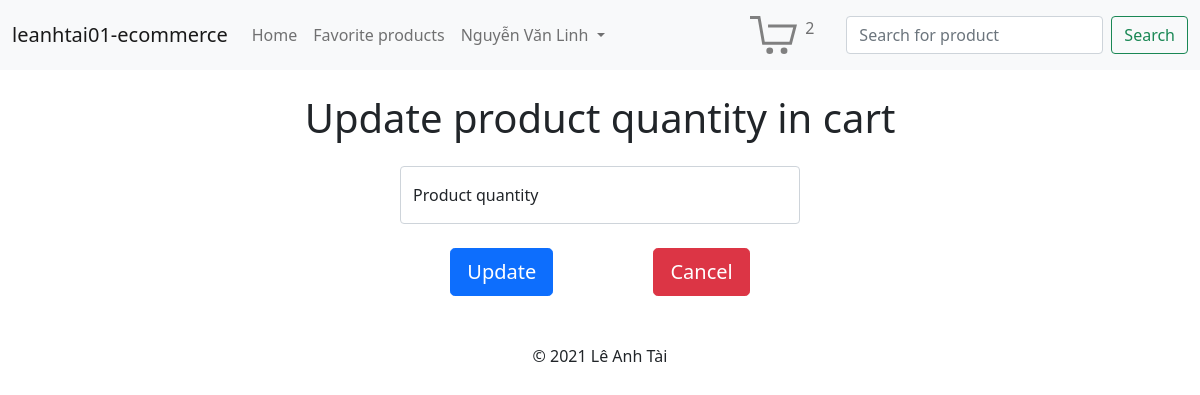
Page /cart/update_cart.php?account_id=3&product_id=4 (signed in) on the earlier database version.
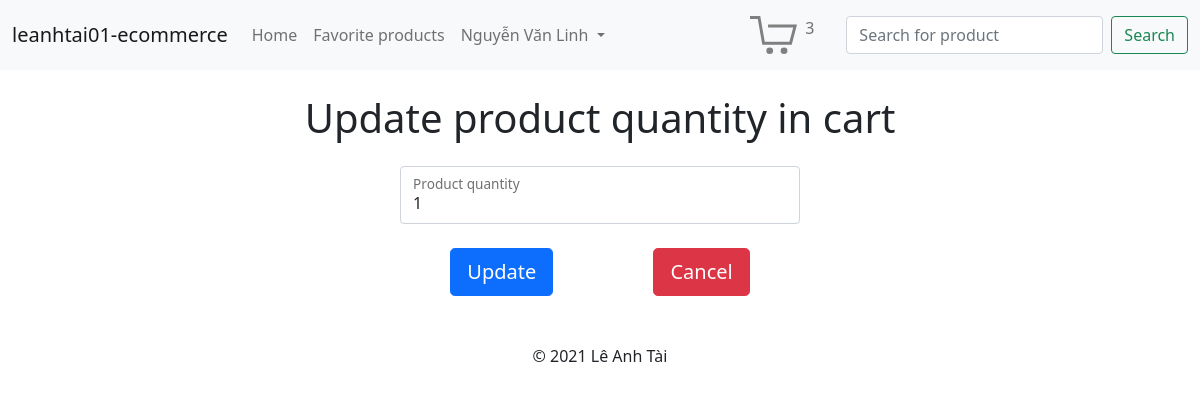
Same page on the later database version.
### tables this page shows
CREATE TABLE carts (
  account_id INT NOT NULL,
  product_id INT NOT NULL,
  quantity INT NOT NULL,
  CONSTRAINT pk_carts PRIMARY KEY (account_id, product_id)
);

### conf/init.conf.php (called while the page is built, shortened)
<?php
$host_url = getenv("HOST_URL");

### db_access/cart.php (called while the page is built, shortened)
<?php
require_once(dirname(__DIR__) . "/conf/db.conf.php");
function get_product_quantity_in_cart($account_id, $product_id)
{
  global $pdo;
  $sql = "SELECT quantity FROM carts "
    . "WHERE account_id = :account_id AND product_id = :product_id;";
  $stmt = $pdo->prepare($sql);
  $stmt->execute([
    "account_id" => $account_id,
    "product_id" => $product_id
  ]);
  $result = $stmt->fetch(PDO::FETCH_ASSOC);
  return $result ? $result["quantity"] : false;
}

### web/cart/update_cart.php (the view, shortened to what this page needs)
<?php
require_once(dirname(dirname(__DIR__)) . "/conf/init.conf.php");
require_once(dirname(dirname(__DIR__)) . "/db_access/cart.php");
$page = "update_cart";
$account_id = $_GET["account_id"];
$product_id = $_GET["product_id"];
?>
<?php include_once(dirname(dirname(__DIR__)) . "/template/header.php") ?>
<h1 class="text-center mt-4">Update product quantity in cart</h1>
<div class="text-center login-form">
  <form action="" method="post">
    <div class="form-floating mb-3 mt-4">
      <input type="number" class="form-control" name="quantity" id="quantity" placeholder="Product quantity" required autofocus value="<?php echo get_product_quantity_in_cart($account_id, $product_id); ?>">
      <label for="quantity">Product quantity</label>
    </div>
    <div class="col-md-12 mt-4">
      <button class="btn btn-primary btn-lg me-5" name="update_btn" type="submit">Update</button>
      <a class="btn btn-danger btn-lg ms-5" href="<?php echo $host_url; ?>/cart/cart.php">Cancel</a>
    </div>
  </form>
</div>
<?php include_once(dirname(dirname(__DIR__)) . "/template/footer.php") ?>

### template/header.php (shortened to what this page needs)
<!doctype html>
<html lang="en">
<head>
  <link href="<?php echo $host_url; ?>/css/login.css" rel="stylesheet" />
  <link href="<?php echo $host_url; ?>/css/register.css" rel="stylesheet" />
  <link href="<?php echo $host_url; ?>/css/index.css" rel="stylesheet" />
  <link href="https://cdn.jsdelivr.net/npm/bootstrap@5.1.3/dist/css/bootstrap.min.css" rel="stylesheet">
  <link rel="stylesheet" href="https://cdn.jsdelivr.net/npm/bootstrap-icons@1.7.2/font/bootstrap-icons.css">
</head>
<body>
  <header>
    <nav class="navbar navbar-expand-lg navbar-light bg-light">
      <div class="container-fluid">
        <a class="navbar-brand" href="<?php echo $host_url; ?>/index.php">leanhtai01-ecommerce</a>
        <div class="collapse navbar-collapse" id="navbarSupportedContent">
          <ul class="navbar-nav me-auto mb-2 mb-lg-0">
            <li class="nav-item">
              <a class="nav-link <?php echo $page == "index" ? "active" : "" ?>" aria-current="page" href="<?php echo $host_url; ?>/index.php">Home</a>
            </li>
            <?php if (!isset($_SESSION["account_info"])) : ?>
              <li class="nav-item">
                <a class="nav-link <?php echo $page == "login" ? "active" : "" ?>" href="<?php echo $host_url; ?>/account/login.php">Login</a>
              </li>
              <li class="nav-item">
                <a class="nav-link <?php echo $page == "register" ? "active" : "" ?>" href="<?php echo $host_url; ?>/account/register.php">Register</a>
              </li>
            <?php else : ?>
              <?php if ($_SESSION["role_id"] == 1) : ?>
                <li class="nav-item">
                  <a class="nav-link <?php echo $page == "favorite" ? "active" : "" ?>" href="<?php echo $host_url; ?>/favorite/favorite.php">Favorite products</a>
                </li>
              <?php endif; ?>
              <li class="nav-item dropdown">
                <a class="nav-link dropdown-toggle" href="#" id="navbarDropdown" role="button" data-bs-toggle="dropdown" aria-expanded="false">
                  <?php echo $_SESSION["account_info"]["fullname"] ?>
                </a>
              </li>
            <?php endif; ?>
          </ul>
          <?php if (isset($_SESSION["account_info"])) : ?>
            <ul class="navbar-nav navbar-right me-4">
              <li class="nav-item">
                <a href="<?php echo $host_url; ?>/cart/cart.php" class="nav-link"><img style="height: 2.4em;" alt="" src="<?php echo $host_url; ?>/img/cart.svg" /><span class="align-top ms-2"><?php echo $_SESSION["number_of_product_in_cart"]; ?></span></a>
              </li>
            </ul>
          <?php endif; ?>
          <form class="d-flex" method="get" action="<?php echo $host_url . "/product/search_for_product.php"; ?>">
            <input class="form-control me-2" type="search" placeholder="Search for product" aria-label="Search" name="keyword" id="keyword">
            <button class="btn btn-outline-success" type="submit">Search</button>
          </form>
        </div>
      </div>
    </nav>
  </header>

### template/footer.php
  <footer class="text-center mt-5">
    &copy; 2021 Lê Anh Tài
  </footer>
</body>
</html>

### web/css/login.css (style rules this page uses)
.login-form { max-width: 400px; margin: auto; }

Differences in the rows shown:
added carts: quantity "1"
Other differences:
$_SESSION["number_of_product_in_cart"]: "2" → "3"
